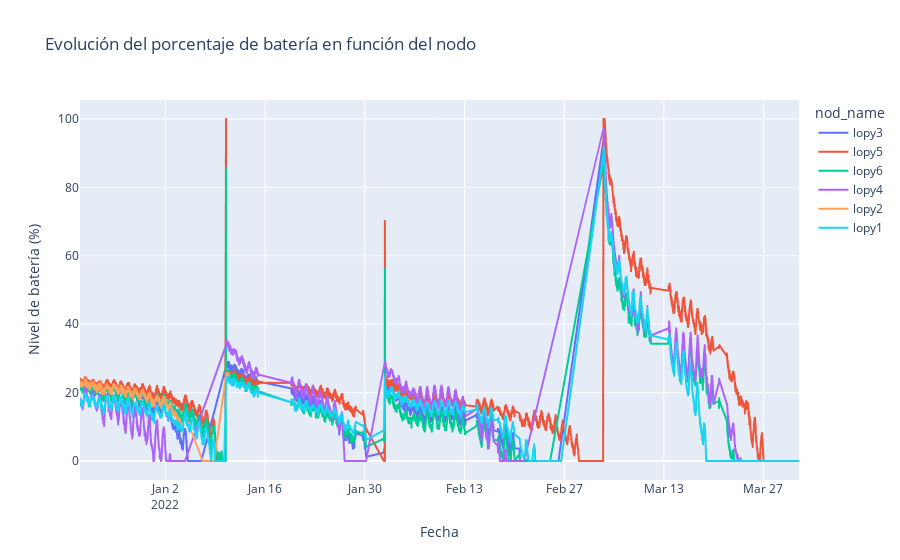

Here is the notebook cell this chart was saved with:
### Markdown cell above
#### Variables numéricas - HISTOGRAMAS

Nivel de batería (%)

### Code cell
import plotly.express as px
fig = px.line(data, x="bat_date", y = 'bat_level',
              title= "Evolución del porcentaje de batería en función del nodo",
                   color='nod_name')

fig.update_xaxes(title_text='Fecha')
fig.update_yaxes(title_text='Nivel de batería (%)')
fig.show()

### Figure 1 — Plotly figure (JSON) as saved in the notebook; plotly's stock layout.template omitted (floating-point values rounded to 4 significant figures; data arrays with more than 128 entries replaced by an {"elided": "..."} marker saying what was removed)
{"data": [{"hovertemplate": "nod_name=lopy3<br>bat_date=%{x}<br>bat_level=%{y}<extra></extra>", "legendgroup": "lopy3", "line": {"color": "#636efa", "dash": "solid"}, "marker": {"symbol": "circle"}, "mode": "lines", "name": "lopy3", "showlegend": true, "type": "scattergl", "x": {"elided": "3440 str values"}, "xaxis": "x", "y": {"elided": "3440 float values"}, "yaxis": "y"}, {"hovertemplate": "nod_name=lopy5<br>bat_date=%{x}<br>bat_level=%{y}<extra></extra>", "legendgroup": "lopy5", "line": {"color": "#EF553B", "dash": "solid"}, "marker": {"symbol": "circle"}, "mode": "lines", "name": "lopy5", "showlegend": true, "type": "scattergl", "x": {"elided": "5593 str values"}, "xaxis": "x", "y": {"elided": "5593 float values"}, "yaxis": "y"}, {"hovertemplate": "nod_name=lopy6<br>bat_date=%{x}<br>bat_level=%{y}<extra></extra>", "legendgroup": "lopy6", "line": {"color": "#00cc96", "dash": "solid"}, "marker": {"symbol": "circle"}, "mode": "lines", "name": "lopy6", "showlegend": true, "type": "scattergl", "x": {"elided": "4674 str values"}, "xaxis": "x", "y": {"elided": "4674 float values"}, "yaxis": "y"}, {"hovertemplate": "nod_name=lopy4<br>bat_date=%{x}<br>bat_level=%{y}<extra></extra>", "legendgroup": "lopy4", "line": {"color": "#ab63fa", "dash": "solid"}, "marker": {"symbol": "circle"}, "mode": "lines", "name": "lopy4", "showlegend": true, "type": "scattergl", "x": {"elided": "4364 str values"}, "xaxis": "x", "y": {"elided": "4364 float values"}, "yaxis": "y"}, {"hovertemplate": "nod_name=lopy2<br>bat_date=%{x}<br>bat_level=%{y}<extra></extra>", "legendgroup": "lopy2", "line": {"color": "#FFA15A", "dash": "solid"}, "marker": {"symbol": "circle"}, "mode": "lines", "name": "lopy2", "showlegend": true, "type": "scattergl", "x": {"elided": "997 str values"}, "xaxis": "x", "y": {"elided": "997 float values"}, "yaxis": "y"}, {"hovertemplate": "nod_name=lopy1<br>bat_date=%{x}<br>bat_level=%{y}<extra></extra>", "legendgroup": "lopy1", "line": {"color": "#19d3f3", "dash": "solid"}, "marker": {"symbol": "circle"}, "mode": "lines", "name": "lopy1", "showlegend": true, "type": "scattergl", "x": {"elided": "2957 str values"}, "xaxis": "x", "y": {"elided": "2957 float values"}, "yaxis": "y"}], "layout": {"autosize": true, "legend": {"title": {"text": "nod_name"}, "tracegroupgap": 0}, "title": {"text": "Evolución del porcentaje de batería en función del nodo"}, "xaxis": {"anchor": "y", "autorange": true, "domain": [0, 1], "range": ["2021-12-21 00:04:38.869", "2022-03-31 23:51:48.391"], "title": {"text": "Fecha"}, "type": "date"}, "yaxis": {"anchor": "x", "autorange": true, "domain": [0, 1], "range": [-5.556, 105.6], "title": {"text": "Nivel de batería (%)"}, "type": "linear"}}}
